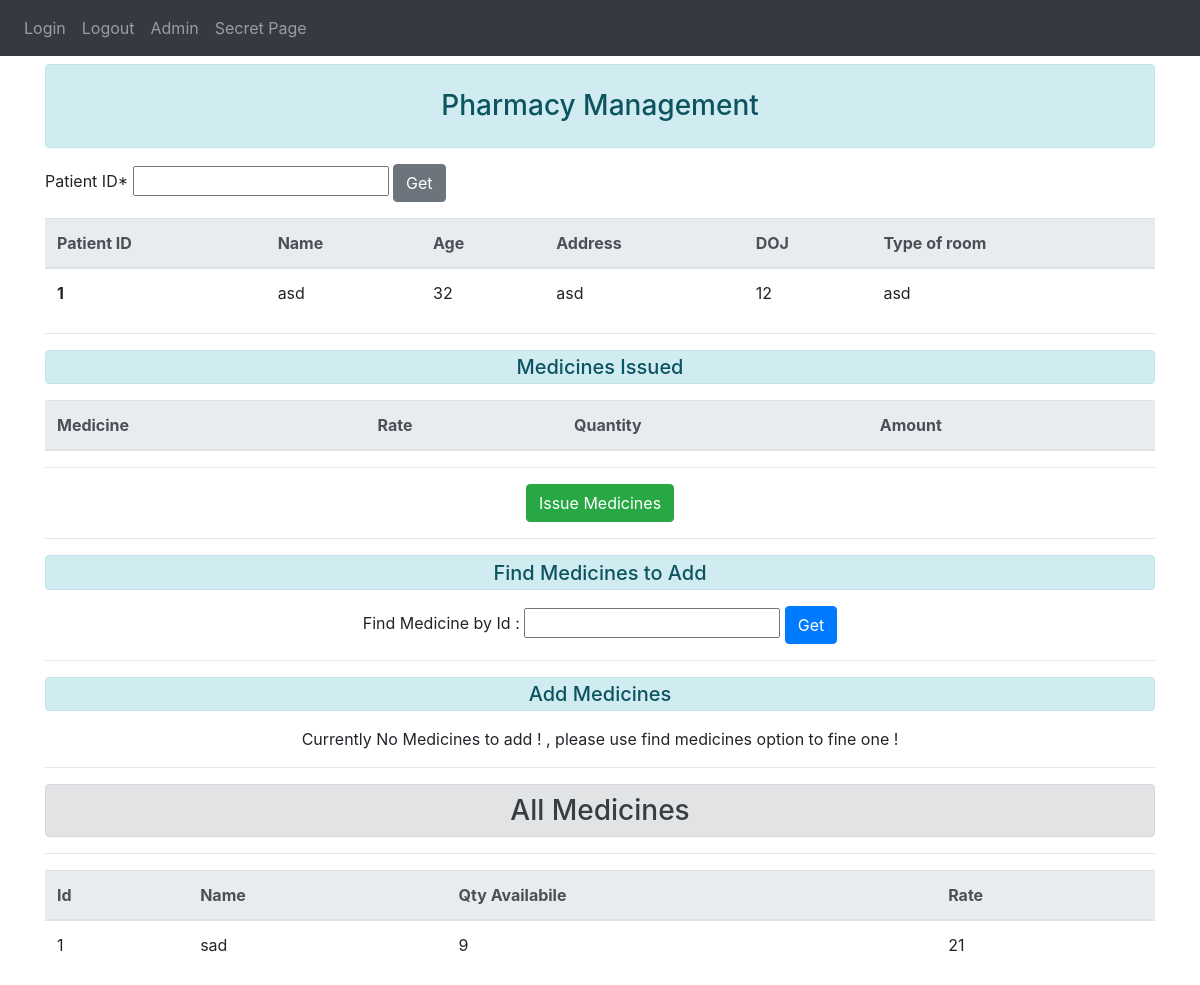
The app's page /pharmacy/get_details?patientid=1 with its own data.
### root/Modules/Models/userstore.py (models this page shows)
class Patient(db.Model):
    ssn_id = db.Column(db.String(50), unique=True)
    patient_id = db.Column(db.Integer, primary_key=True)
    name = db.Column(db.String(80))
    age = db.Column(db.Integer)
    admission_date = db.Column(db.Integer)
    bed_type = db.Column(db.String(15))
    address = db.Column(db.String(200))
    city = db.Column(db.String(50))
    state = db.Column(db.String(50))
    status = db.Column(db.String(15))
    med_list = db.relationship('Track_Medicines', backref='patient', lazy=True)

class Medicine_Master(db.Model):
    med_id = db.Column(db.Integer, primary_key=True)
    med_name = db.Column(db.String(50), unique=True)
    quantity = db.Column(db.Integer)
    rate = db.Column(db.Integer)
    patient = db.relationship('Track_Medicines', backref='medicine', lazy=True)

### root/Modules/Pharmacy/PharmacyRoutes.py (the view, shortened to what this page needs)
@pharmacyRoutes.route('/pharmacy/get_details', methods=['GET', 'POST'])
def get_details():
    if request.method == 'GET':
        id = int(request.args.get('patientid'))
        med_id = request.args.get('med_id')
        found_med = None
        avl = ""
        if med_id:
            found_med = Medicine_Master.query.get(med_id)
            if found_med:
            	avl = found_med.quantity
            	return render_template('pharmacy.html', data=Patient.query.get(id), id=id, avl=avl,
                found=found_med,meds_to_issue=meds_to_issue,all_meds=Medicine_Master.query.all())
        return render_template('pharmacy.html', data=Patient.query.get(id), id=id, avl=avl,
        meds_to_issue=meds_to_issue, all_meds=Medicine_Master.query.all())

### root/Modules/Pharmacy/templates/pharmacy.html (shortened to what this page needs)
{% extends "Base.html" %}
{% block content %}
<div class="text-center alert alert-info my-2" style="padding: 0.2px 0.2px;">
  <h3 class="text-center my-4">Pharmacy Management</h3>
</div>
<form action="/pharmacy/get_details" method="GET" class="my-3">
    <label for="patientid">Patient ID*</label>
    <input type="text" id="patientid" name="patientid" required>
  <button class="btn btn-secondary" id="btn">Get</button>
</form>
{% if data %}
  <table class="table">
    <thead class="thead-light">
      <tr>
        <th scope="col">Patient ID</th>
        <th scope="col">Name</th>
        <th scope="col">Age</th>
        <th scope="col">Address</th>
        <th scope="col">DOJ</th>
        <th scope="col">Type of room</th>
      </tr>
    </thead>
    <tbody>
      <tr>
          <th scope="row">{{ data.patient_id }}</th>
          <td>{{ data.name }}</td>
          <td>{{ data.age }}</td>
          <td>{{ data.address }}</td>
          <td>{{ data.admission_date }}</td>
          <td>{{ data.bed_type }}</td>
      </tr>
    </tbody>
  </table>
  <hr>
  <div class="text-center">
    <div class="alert alert-info" style="padding: 0.2px 0.2px;">
      <h5 class="my-1">Medicines Issued</h5>
    </div>
  </div>
  <table class="table">
        <thead class="thead-light">
          <tr>
              <th scope="col">Medicine</th>
              <th scope="col">Rate</th>
              <th scope="col">Quantity</th>
              <th scope="col">Amount</th>
          </tr>
      </thead>
  </table>
  <hr>
  <form action="/submit" method="POST">
  <div class="text-center">
      <button class="btn btn-md btn-success" type="submit">Issue Medicines</button>
    </div>
  </form>
  <hr>
  <div class="text-center">
    <div class="alert alert-info" style="padding: 0.2px 0.2px;">
      <h5 class="my-1">Find Medicines to Add </h5>
    </div>
  </div>
  <form action="/pharmacy/get_details" method="GET" class="text-center">
      <label for="med_id">
        Find Medicine by Id :
      </label>
      <input type="text" id="med_id" name="med_id" >
      <button class="btn btn-md btn-primary" type="submit">Get</button>
  </form>
  <hr>
  <div class="text-center">
    <div class="alert alert-info" style="padding: 0.2px 0.2px;">
      <h5 class="my-1">Add Medicines</h5>
    </div>
  </div>
  {% if found %}
  <form action="/pharmacy/get_details" method="POST">
    <table class="table">
      <thead class="thead-light">
        <input type="hidden" class="form-control" name="patientid" id="patientid" value="{{id}}">
        <tr>
          <th scope="col">Id</th>
          <th scope="col">Name</th>
          <th scope="col">Availability</th>
          <th scope="col">Qty.</th>
          <th scope="col">Add</th>
        </tr>
      </thead>
      <tbody>
        <tr>
          <td>
            <input type="text" class="form-control" name="med_id" value="{{found.med_id}}" readonly>
          </td>
          <td>
            <input type="text" class="form-control" name="med_name" value="{{found.med_name}}" readonly>
          </td>
          <td>
            <input type="text" class="form-control" name="available" value="{{avl}}" readonly>
          </td>
          <td>
            <input name="med_qty_req" class="form-control" type="number" max="{{avl}}" min = 1 required >
          </td>
          <td>
            <button class="btn btn-md btn-primary" type="submit">Add</button>
          </td>
        </tr>
      </tbody>
    </table>
  </form>
  {% else %}
  <div class="text-center">
    Currently No Medicines to add ! , please use find medicines option to fine one !
  </div>
  {% endif %}
  <hr>
  <div class="text-center">
    <div class="alert alert-secondary" style="padding: 0.5px 0.5px;">
      <h3 class="my-2">All Medicines</h3>
    </div>
  </div>
  <hr>
{% endif %}
<table class="table">
  <thead class="thead-light">
    <tr>
      <th>Id</th>
      <th>Name</th>
      <th>Qty Availabile</th>
      <th>Rate</th>
    </tr>
  </thead>
  <tbody>
    {% for item in all_meds %}
    <tr>
      <td>{{item.med_id}}</td>
      <td>{{item.med_name}}</td>
      <td>{{item.quantity}}</td>
      <td>{{item.rate}}</td>
    </tr>
    {% endfor %}
  </tbody>
</table>
{% endblock %}

### records on screen
Patient: patient_id "1", name "asd", age "32", address "asd", admission_date "12", bed_type "asd"
Medicine_Master: med_id "1", med_name "sad", quantity "9", rate "21"
